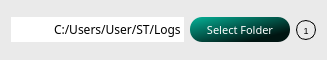
                 <widget class="QFrame" name="frame_22">
                  <property name="maximumSize">
                   <size>
                    <width>16777215</width>
                    <height>60</height>
                   </size>
                  </property>
                  <property name="styleSheet">
                   <string notr="true">border-radius:15px;
background-color:rgb(234, 234, 234);</string>
                  </property>
                  <property name="frameShape">
                   <enum>QFrame::StyledPanel</enum>
                  </property>
                  <property name="frameShadow">
                   <enum>QFrame::Raised</enum>
                  </property>
                  <layout class="QHBoxLayout" name="horizontalLayout_23">
                   <item>
                    <layout class="QHBoxLayout" name="horizontalLayout_21">
                     <property name="spacing">
                      <number>0</number>
                     </property>
                     <item>
                      <widget class="QLabel" name="label_17">
                       <property name="minimumSize">
                        <size>
                         <width>25</width>
                         <height>25</height>
                        </size>
                       </property>
                       <property name="maximumSize">
                        <size>
                         <width>25</width>
                         <height>25</height>
                        </size>
                       </property>
                       <property name="styleSheet">
                        <string notr="true">background-color: rgb(255, 255, 255);
border-bottom-left-radius: 12px;
border-top-left-radius: 12px;</string>
                       </property>
                       <property name="text">
                        <string/>
                       </property>
                       <property name="pixmap">
                        <pixmap resource="icons.qrc">:/16x16/open-folder.png</pixmap>
                       </property>
                       <property name="scaledContents">
                        <bool>true</bool>
                       </property>
                      </widget>
                     </item>
                     <item>
                      <widget class="QLabel" name="folderPathLabel">
                       <property name="minimumSize">
                        <size>
                         <width>0</width>
                         <height>25</height>
                        </size>
                       </property>
                       <property name="maximumSize">
                        <size>
                         <width>16777215</width>
                         <height>25</height>
                        </size>
                       </property>
                       <property name="font">
                        <font>
                         <family>Ubuntu Light</family>
                        </font>
                       </property>
                       <property name="styleSheet">
                        <string notr="true">background-color: rgb(255, 255, 255);
padding-left:15px;</string>
                       </property>
                       <property name="text">
                        <string>C:/Users/User/ST/Logs</string>
                       </property>
                      </widget>
                     </item>
                    </layout>
                   </item>
                   <item>
                    <widget class="QFrame" name="frame_25">
                     <property name="maximumSize">
                      <size>
                       <width>100</width>
                       <height>16777215</height>
                      </size>
                     </property>
                     <property name="frameShape">
                      <enum>QFrame::StyledPanel</enum>
                     </property>
                     <property name="frameShadow">
                      <enum>QFrame::Raised</enum>
                     </property>
                     <layout class="QHBoxLayout" name="horizontalLayout_24">
                      <property name="spacing">
                       <number>0</number>
                      </property>
                      <property name="leftMargin">
                       <number>0</number>
                      </property>
                      <property name="topMargin">
                       <number>0</number>
                      </property>
                      <property name="rightMargin">
                       <number>0</number>
                      </property>
                      <property name="bottomMargin">
                       <number>0</number>
                      </property>
                      <item>
                       <widget class="QPushButton" name="selectFolderButton">
                        <property name="minimumSize">
                         <size>
                          <width>100</width>
                          <height>25</height>
                         </size>
                        </property>
                        <property name="maximumSize">
                         <size>
                          <width>100</width>
                          <height>25</height>
                         </size>
                        </property>
                        <property name="font">
                         <font>
                          <family>Ubuntu Light</family>
                          <pointsize>8</pointsize>
                         </font>
                        </property>
                        <property name="styleSheet">
                         <string notr="true">background-color: qlineargradient(spread:pad, x1:0.042, y1:0.0397727, x2:0.949, y2:0.971591, stop:0 rgba(4, 170, 145, 255), stop:0.812207 rgba(1, 21, 18, 255));
color: rgb(255, 255, 255);
border-radius:12px;</string>
                        </property>
                        <property name="text">
                         <string>Select Folder</string>
                        </property>
                       </widget>
                      </item>
                     </layout>
                    </widget>
                   </item>
                   <item>
                    <widget class="QFrame" name="frame_26">
                     <property name="minimumSize">
                      <size>
                       <width>20</width>
                       <height>20</height>
                      </size>
                     </property>
                     <property name="maximumSize">
                      <size>
                       <width>20</width>
                       <height>20</height>
                      </size>
                     </property>
                     <property name="styleSheet">
                      <string notr="true">QFrame{
	font: 7pt &quot;Ubuntu&quot;;
	border-radius:  10px;
	border: 1px solid;
}
</string>
                     </property>
                     <property name="frameShape">
                      <enum>QFrame::StyledPanel</enum>
                     </property>
                     <property name="frameShadow">
                      <enum>QFrame::Raised</enum>
                     </property>
                     <layout class="QHBoxLayout" name="horizontalLayout_22">
                      <property name="spacing">
                       <number>0</number>
                      </property>
                      <property name="leftMargin">
                       <number>0</number>
                      </property>
                      <property name="topMargin">
                       <number>0</number>
                      </property>
                      <property name="rightMargin">
                       <number>0</number>
                      </property>
                      <property name="bottomMargin">
                       <number>0</number>
                      </property>
                      <item>
                       <widget class="QLabel" name="label_16">
                        <property name="font">
                         <font>
                          <family>Ubuntu</family>
                          <pointsize>7</pointsize>
                          <italic>false</italic>
                          <bold>false</bold>
                         </font>
                        </property>
                        <property name="layoutDirection">
                         <enum>Qt::LeftToRight</enum>
                        </property>
                        <property name="styleSheet">
                         <string notr="true">border: 0px solid;
background: transparent;</string>
                        </property>
                        <property name="text">
                         <string>1</string>
                        </property>
                        <property name="alignment">
                         <set>Qt::AlignCenter</set>
                        </property>
                       </widget>
                      </item>
                     </layout>
                    </widget>
                   </item>
                  </layout>
                 </widget>
